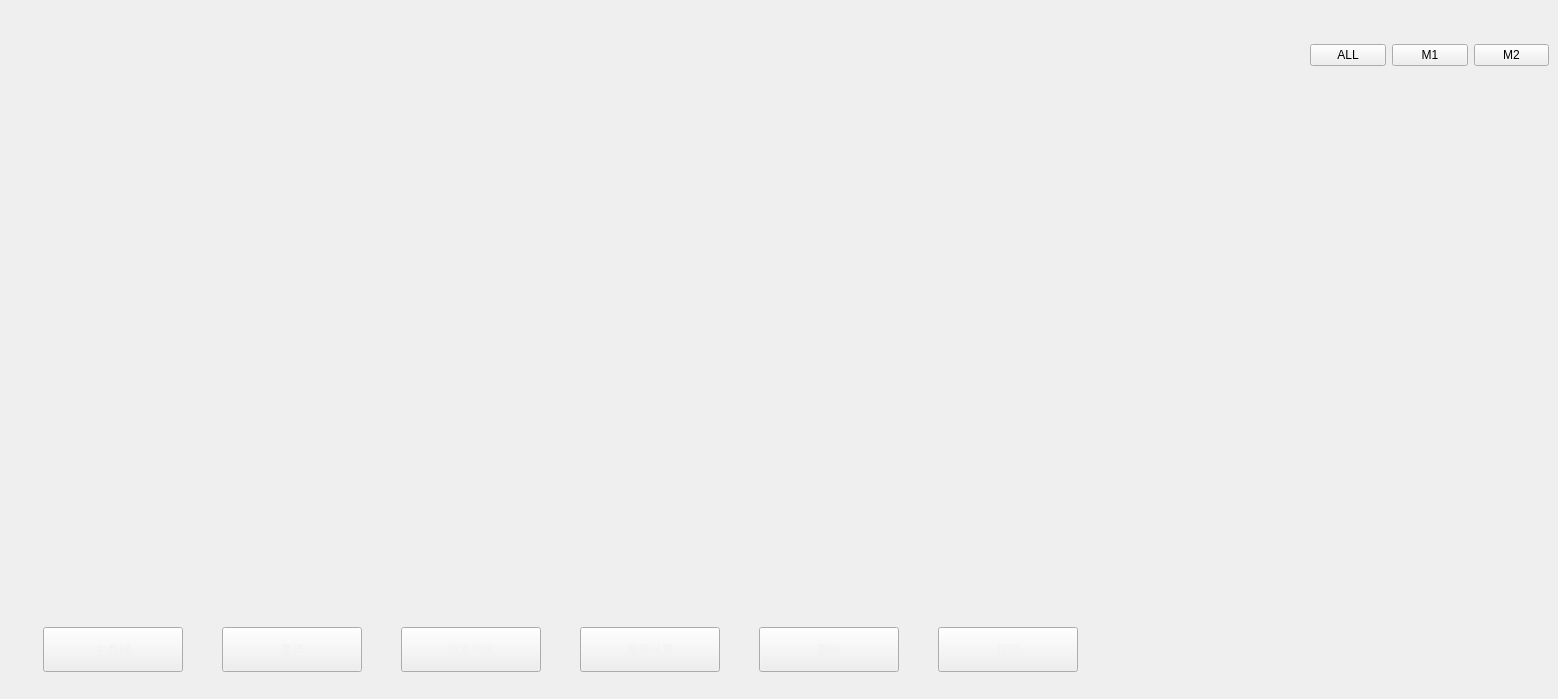
          <widget class="QWidget" name="tab_3">
           <attribute name="title">
            <string>校准曲线</string>
           </attribute>
           <widget class="QWidget" name="horizontalLayoutWidget_4">
            <property name="geometry">
             <rect>
              <x>10</x>
              <y>610</y>
              <width>1101</width>
              <height>80</height>
             </rect>
            </property>
            <layout class="QHBoxLayout" name="horizontalLayout_6">
             <item>
              <widget class="QPushButton" name="btn_CaliMainCurve">
               <property name="minimumSize">
                <size>
                 <width>140</width>
                 <height>45</height>
                </size>
               </property>
               <property name="maximumSize">
                <size>
                 <width>140</width>
                 <height>45</height>
                </size>
               </property>
               <property name="styleSheet">
                <string notr="true">QPushButton{
font: 700 13pt &quot;Microsoft YaHei UI&quot;;
color: #F2F2F2;
border-image: url(:/resources/img/common/btnNomal.png);
padding: -1;}
QPushButton:pressed{
font: 700 13pt &quot;Microsoft YaHei UI&quot;;
color: #F2F2F2;
border-image: url(:/resources/img/common/btnClicked.png);
padding: -1;}</string>
               </property>
               <property name="text">
                <string>主曲线</string>
               </property>
              </widget>
             </item>
             <item>
              <widget class="QPushButton" name="btn_CurveActivate">
               <property name="minimumSize">
                <size>
                 <width>140</width>
                 <height>45</height>
                </size>
               </property>
               <property name="maximumSize">
                <size>
                 <width>140</width>
                 <height>45</height>
                </size>
               </property>
               <property name="styleSheet">
                <string notr="true">QPushButton{
font: 700 13pt &quot;Microsoft YaHei UI&quot;;
color: #F2F2F2;
border-image: url(:/resources/img/common/btnNomal.png);
padding: -1;}
QPushButton:pressed{
font: 700 13pt &quot;Microsoft YaHei UI&quot;;
color: #F2F2F2;
border-image: url(:/resources/img/common/btnClicked.png);
padding: -1;}</string>
               </property>
               <property name="text">
                <string>激活</string>
               </property>
              </widget>
             </item>
             <item>
              <widget class="QPushButton" name="btn_CaliDecide">
               <property name="minimumSize">
                <size>
                 <width>140</width>
                 <height>45</height>
                </size>
               </property>
               <property name="maximumSize">
                <size>
                 <width>140</width>
                 <height>45</height>
                </size>
               </property>
               <property name="styleSheet">
                <string notr="true">QPushButton{
font: 700 13pt &quot;Microsoft YaHei UI&quot;;
color: #F2F2F2;
border-image: url(:/resources/img/common/btnNomal.png);
padding: -1;}
QPushButton:pressed{
font: 700 13pt &quot;Microsoft YaHei UI&quot;;
color: #F2F2F2;
border-image: url(:/resources/img/common/btnClicked.png);
padding: -1;}</string>
               </property>
               <property name="text">
                <string>校准判定</string>
               </property>
              </widget>
             </item>
             <item>
              <widget class="QPushButton" name="btn_CaliRecount">
               <property name="minimumSize">
                <size>
                 <width>140</width>
                 <height>45</height>
                </size>
               </property>
               <property name="maximumSize">
                <size>
                 <width>140</width>
                 <height>45</height>
                </size>
               </property>
               <property name="styleSheet">
                <string notr="true">QPushButton{
font: 700 13pt &quot;Microsoft YaHei UI&quot;;
color: #F2F2F2;
border-image: url(:/resources/img/common/btnNomal.png);
padding: -1;}
QPushButton:pressed{
font: 700 13pt &quot;Microsoft YaHei UI&quot;;
color: #F2F2F2;
border-image: url(:/resources/img/common/btnClicked.png);
padding: -1;}</string>
               </property>
               <property name="text">
                <string>重新计算</string>
               </property>
              </widget>
             </item>
             <item>
              <widget class="QPushButton" name="btn_CurveDelete">
               <property name="minimumSize">
                <size>
                 <width>140</width>
                 <height>45</height>
                </size>
               </property>
               <property name="maximumSize">
                <size>
                 <width>140</width>
                 <height>45</height>
                </size>
               </property>
               <property name="styleSheet">
                <string notr="true">QPushButton{
font: 700 13pt &quot;Microsoft YaHei UI&quot;;
color: #F2F2F2;
border-image: url(:/resources/img/common/btnNomal.png);
padding: -1;}
QPushButton:pressed{
font: 700 13pt &quot;Microsoft YaHei UI&quot;;
color: #F2F2F2;
border-image: url(:/resources/img/common/btnClicked.png);
padding: -1;}</string>
               </property>
               <property name="text">
                <string>删除</string>
               </property>
              </widget>
             </item>
             <item>
              <widget class="QPushButton" name="btn_CaliDetailPrint">
               <property name="minimumSize">
                <size>
                 <width>140</width>
                 <height>45</height>
                </size>
               </property>
               <property name="maximumSize">
                <size>
                 <width>140</width>
                 <height>45</height>
                </size>
               </property>
               <property name="styleSheet">
                <string notr="true">QPushButton{
font: 700 13pt &quot;Microsoft YaHei UI&quot;;
color: #F2F2F2;
border-image: url(:/resources/img/common/btnNomal.png);
padding: -1;}
QPushButton:pressed{
font: 700 13pt &quot;Microsoft YaHei UI&quot;;
color: #F2F2F2;
border-image: url(:/resources/img/common/btnClicked.png);
padding: -1;}</string>
               </property>
               <property name="text">
                <string>打印</string>
               </property>
              </widget>
             </item>
            </layout>
           </widget>
           <widget class="CaliCurve" name="widget_7" native="true">
            <property name="geometry">
             <rect>
              <x>10</x>
              <y>10</y>
              <width>1301</width>
              <height>591</height>
             </rect>
            </property>
           </widget>
           <widget class="QWidget" name="horizontalLayoutWidget_6">
            <property name="geometry">
             <rect>
              <x>1310</x>
              <y>10</y>
              <width>239</width>
              <height>91</height>
             </rect>
            </property>
            <layout class="QHBoxLayout" name="horizontalLayout_8">
             <item>
              <widget class="QPushButton" name="pushButton_3">
               <property name="text">
                <string>ALL</string>
               </property>
              </widget>
             </item>
             <item>
              <widget class="QPushButton" name="pushButton_2">
               <property name="text">
                <string>M1</string>
               </property>
              </widget>
             </item>
             <item>
              <widget class="QPushButton" name="pushButton">
               <property name="text">
                <string>M2</string>
               </property>
              </widget>
             </item>
            </layout>
           </widget>
          </widget>
